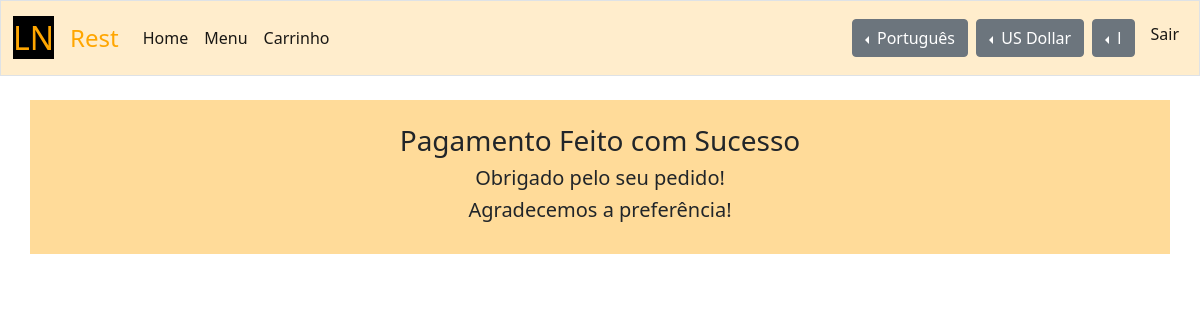
Page /success (signed in) on the committed database.
### texts/models.py (models this page shows, shortened)
class Phrase(models.Model):
    words = models.TextField(blank=True)
    languages = models.ManyToManyField(
        Iso_639_LanguageCode, blank=True,
        related_name='languages_Phrase_related'
    )
    translation_of = models.ForeignKey(
        'self', blank=True, null=True, on_delete=models.CASCADE,
        related_name='translation_of_Phrase_related'
    )
    def translate_to(self, language):
        origin_languages = self.languages.all().order_by('sort_number')
        if origin_languages and len(origin_languages) > 0:
            origin_language = origin_languages[0].english_name
        else:
            origin_language = None
        translated = {
            'words': self.words,
            'language': origin_language,
        }
        if not language:
            return translated
        else:
            for origin_language in origin_languages:
                if language.code == origin_language:
                    return translated
        translations = set(self.translation_of_Phrase_related.all())
        if self.translation_of:
            translations.add(self.translation_of)
        for translation in translations:
            if language.code in translation.languages.all():
                translated = {
                    'words': translation.words,
                    'language': language.code.english_name,
                }
                return translated
        return translated
    def to_dict(self, **settings):
        dict = {}
        dict['id'] = self.id
        dict['words'] = self.words
        dict['languages'] = []
        languages = self.languages.all().order_by('sort_number')
        for language in languages:
            dict['languages'].append(language.english_name)
        dict['translation_of'] = to_dict(self.translation_of, **settings)
        if settings and settings['language']:
            language = settings['language']
        else:
            language = None
        dict['translated'] = self.translate_to(language)
        return dict

class Language(models.Model):
    code = models.ForeignKey(
        Iso_639_LanguageCode, blank=True, null=True, on_delete=models.CASCADE,
        related_name='code_Language_related'
    )
    name = models.ForeignKey(
        Phrase, blank=True, null=True, on_delete=models.CASCADE,
        related_name='name_Language_related'
    )
    def to_dict(self, **settings):
        dict = {}
        dict['id'] = self.id
        if self.code:
            dict['code'] = self.code.english_name
        else:
            dict['code'] = {}
        dict['name'] = to_dict(self.name, **settings)
        return dict

### orders/views.py (the view)
# urls.py: path('success', views.success, name='success'),
def success(request):
    if not request.user.is_authenticated:
        return HttpResponseRedirect(reverse('index'))
    user = request.user
    status = 'InCart'
    orders = Order.objects.filter(user=user, status=status).all()
    for order in orders:
        order.cancel()
    pages_basic_data = get_pages_basic_data(request)
    language = pages_basic_data['language']
    user_settings = pages_basic_data['user_settings']
    settings = pages_basic_data['settings']
    languages = pages_basic_data['languages']
    currencies = pages_basic_data['currencies']
    context = {
        'settings': settings,
        'user_settings': user_settings,
        'language': language,
        'languages': languages,
        'currencies': currencies,
    }
    request.session['page'] = reverse('success')
    return render(request, 'orders/success.html', context)

### orders/models.py (called while the page is built)
    def to_dict(self, **settings):
        dict = {}
        dict['id'] = self.id
        dict['language'] = to_dict(self.language, **settings)
        dict['currency'] = to_dict(self.currency, **settings)
        return dict

### quantities/models.py (called while the page is built)
    def to_dict(self, **settings):
        dict = {}
        dict['id'] = self.id
        dict['code'] = self.code.alphabetic_code
        dict['name'] = to_dict(self.name, **settings)
        return dict

### texts/models.py (called while the page is built)
def to_dict(object, **settings):
    if object:
        dict = object.to_dict(**settings)
    else:
        dict = {}
    return dict

def to_dict_list(manager, *order_by_field_names, **settings):
    dict_list = []
    if manager:
        objects = manager.all().order_by(*order_by_field_names)
        for object in objects:
            dict = to_dict(object, **settings)
            if dict:
                dict_list.append(dict)
    return dict_list

### orders/templates/orders/success.html (shortened to what this page needs)
{% extends "orders/base.html" %}
{% block main %}
    <h3>
        {% if settings.success_page_label %}
            {{ settings.success_page_label.translated.words }}
        {% else %}
            Checkout Succeeded
        {% endif %}
    </h3>
    <h5>
        {% if settings.success_page_contents_01 %}
            {{ settings.success_page_contents_01.translated.words }}
        {% else %}
            Thanks for your order!
        {% endif %}
    </h5>
    <h5>
        {% if settings.success_page_contents_02 %}
            {{ settings.success_page_contents_02.translated.words }}
        {% else %}
            We appreciate your business!
        {% endif %}
    </h5>
{% endblock %}

### orders/templates/orders/base.html (shortened to what this page needs)
{% extends "orders/ln/ln-base.html" %}
{% load static %}
{% block product_head %}
    <link href="{% static 'orders/styles/style.css' %}" rel="stylesheet">
{% endblock %}
{% block product_navbar %}
    <div class="collapse navbar-collapse" id="navbarSupportedContent">
        {% if user.is_authenticated %}
        <ul class="navbar-nav me-auto mb-2 mb-lg-0">
            <li class="nav-item">
                <a class="nav-link active" aria-current="page" href="/">
                    {% if settings.home_label %}
                        {{ settings.home_label.translated.words }}
                    {% else %}
                        Home
                    {% endif %}
                </a>
            </li>
            <li class="nav-item">
                <a class="nav-link active" aria-current="page"" href="{% url 'menu' None %}">
                    {% if settings.menu_label %}
                        {{ settings.menu_label.translated.words }}
                    {% else %}
                        Menu
                    {% endif %}
                </a>
            </li>
            <li class="nav-item">
                <a class="nav-link active" aria-current="page" href="{% url 'cart' %}">
                    {% if settings.cart_label %}
                        {{ settings.cart_label.translated.words }}
                    {% else %}
                        Cart
                    {% endif %}
                </a>
            </li>
        </ul>
        <div class="dropstart me-2">
            <button class="btn btn-secondary dropdown-toggle" type="button" id="dropdownMenuButton1" data-bs-toggle="dropdown" aria-expanded="false">
                {{ language.name.words }}
            </button>
        </div>
        <div class="dropstart me-2">
            <button class="btn btn-secondary dropdown-toggle" type="button" id="dropdownMenuButton2" data-bs-toggle="dropdown" aria-expanded="false">
                {{ user_settings.currency.name.translated.words }}
            </button>
        </div>
        <div class="dropstart me-2">
                <button class="btn btn-secondary dropdown-toggle" type="button" id="dropdownMenuButton3" data-bs-toggle="dropdown" aria-expanded="false">
                    {{ user.username }}
                </button>
            </div>
            <ul class="navbar-nav mb-2">
                <li class="nav-item">
                    <a class="nav-link active" aria-current="page" href="{% url 'logout' %}">
                        {% if settings.logout_label %}
                            {{ settings.logout_label.translated.words }}
                        {% else %}
                            Log Out
                        {% endif %}
                    </a>
                </li>
            </ul>
        {% endif %}
    </div>
{% endblock %}
{% block product_name %}
    {% if settings.product_name %}
        {{ settings.product_name.translated.words }}
    {% else %}
        Rest
    {% endif %}
{% endblock %}
{% block product_main %}
    <main class="container p-4 my-4 ln-container00">
        {% block main %}
        {% endblock %}
    </main>
{% endblock %}

### orders/static/orders/styles/ln/ln-style.css (style rules this page uses)
.ln-container00 { background-color: #ffdb99; }

### orders/static/orders/styles/style.css (style rules this page uses)
main { overflow-x: auto; text-align: center; }

### rows in the picture
Phrase: product_name.translated.words "Rest"
Phrase: home_label.translated.words "Home"
Phrase: menu_label.translated.words "Menu"
Phrase: cart_label.translated.words "Carrinho"
Language: name.words "Português"
Phrase: currency.name.translated.words "US Dollar"
Phrase: logout_label.translated.words "Sair"
Phrase: success_page_label.translated.words "Pagamento Feito com Sucesso"
Phrase: success_page_contents_01.translated.words "Obrigado pelo seu pedido!"
Phrase: success_page_contents_02.translated.words "Agradecemos a preferência!"

### other values in the picture
{{ user.username }} "l"
